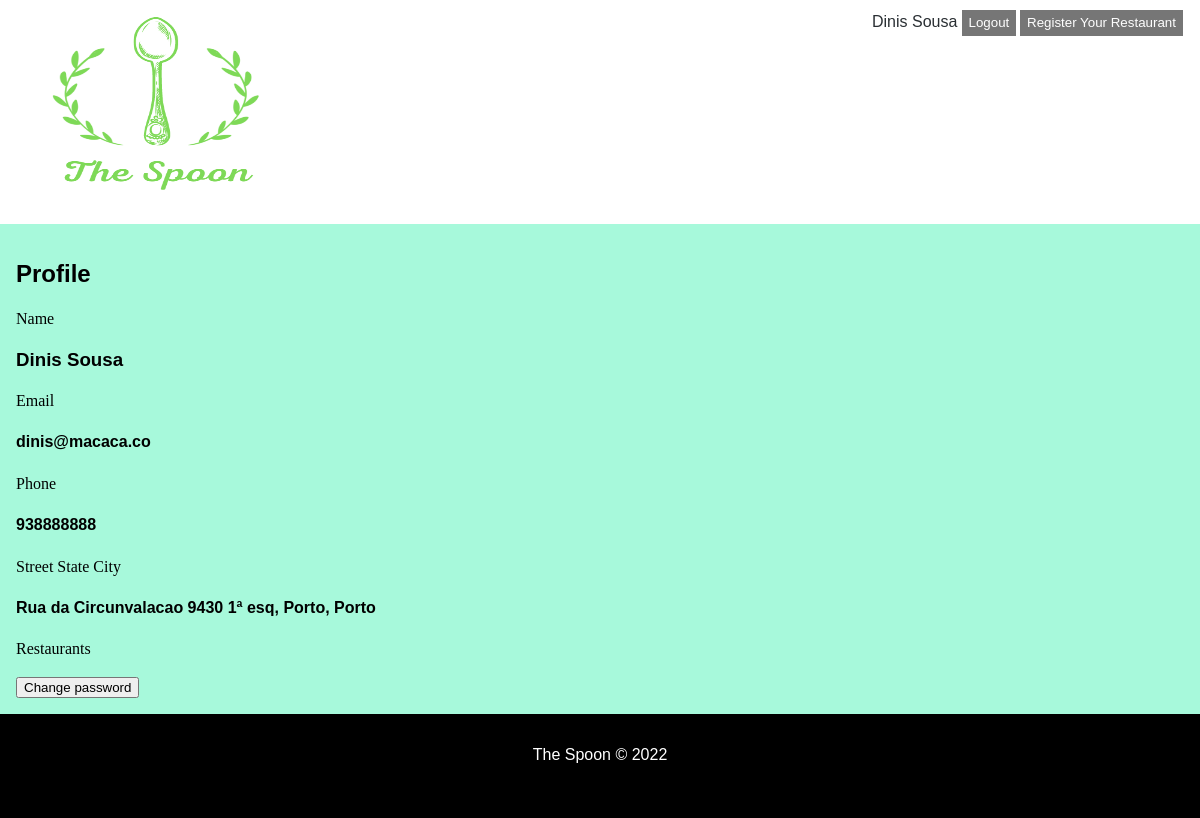
Screenshot of /profile.php (signed in) with the database file from the repository.
### tables this page shows
CREATE TABLE User (
	idUser			INTEGER PRIMARY KEY,
	Email			VARCHAR NOT NULL UNIQUE,
	Password		VARCHAR NOT NULL,
	Phone 			INTEGER UNIQUE,
	Name 			VARCHAR NOT NULL,
	RestOwner       BOOLEAN DEFAULT FALSE,
	idAddress		INTEGER		CONSTRAINT fk_user_idaddress REFERENCES Address (idAddress)
												ON DELETE SET NULL ON UPDATE CASCADE
);

CREATE TABLE Address (
	idAddress 		INTEGER PRIMARY KEY,
	Street 		VARCHAR NOT NULL,
	City			VARCHAR NOT NULL,
	State			VARCHAR NOT NULL,
	PostalCode 		INTEGER NOT NULL
);

### profile.php (called while the page is built, shortened)
<?php
  require_once('database/connection.php');
  require_once('database/user.class.php');
  require_once('templates/common.tpl.php');
  require_once('templates/user.tpl.php');
  $db = getDatabaseConnection();
  $user = User::getUser($db, $_SESSION['id']);
  drawProfile($user);
?>

### database/user.class.php (called while the page is built, shortened)
<?php
  class User {
    public function __construct(int $idUser, string $email, string $name, string $street, string $city, string $state, int $postalcode, int $phone, bool $restOwner = false)
    {
      $this->email = $email;
      $this->name = $name;
      $this->street = $street;
      $this->city = $city;
      $this->state = $state;
      $this->phone = $phone;
      $this->restOwner = $restOwner;
    }
    static function getUser(PDO $db, int $id): User {
      $stmt = $db->prepare('
        SELECT idUser, Email, Name, Street, City, State, PostalCode, Phone, RestOwner
        FROM User JOIN Address USING (idAddress)
        WHERE idUser = ?
      ');
      $stmt->execute(array($id));
      $user = $stmt->fetch();
      return new User
     (
        (int)$user['idUser'],
        $user['Email'],
        $user['Name'],
        $user['Street'],
        $user['City'],
        $user['State'],
        (int)$user['PostalCode'],
        (int)$user['Phone'],
        (bool)$user['RestOwner']
      );
    }
  }
?>

### templates/user.tpl.php (the view, shortened to what this page needs)
<?php function drawProfile(User $user) { ?>
  <h2>Profile</h2>
  <section id="profile">
  <p>Name</p>
    <h3><?php echo $user->name ?></h3>
    <p>Email</p>
    <h4><?php echo $user->email ?></h4>
    <p>Phone</p>
    <h4><?php echo $user->phone ?></h4>
    <p>Street State City</p>
    <h4><?php echo $user->street ?>,
    <?php echo $user->state?>,
    <?php echo $user->city ?></h4>
    <?php if($user->restOwner) { ?>
      <p>Restaurants</p>
    <?php } else { ?>
      <p>Orders</p>
    <?php } ?>
    <button>Change password</button>
  </section>
<?php } ?>

### css/style.css (style rules this page uses)
body { font-family: "Poppins", sans-serif; }
p { font-family: "Lora", serif; line-height: 1.4em; }

### css/layout.css (style rules this page uses)
body { background-color: #a7f9db; margin: 0 auto; display: flex; min-height: 100vh; flex-direction: column; }

### rows the page displays
user: Name "Dinis Sousa", Email "dinis@macaca.co", Phone "938888888", idAddress.Street "Rua da Circunvalacao 9430 1ª esq", idAddress.State "Porto", idAddress.City "Porto"

### other values shown
$name "Dinis Sousa"
